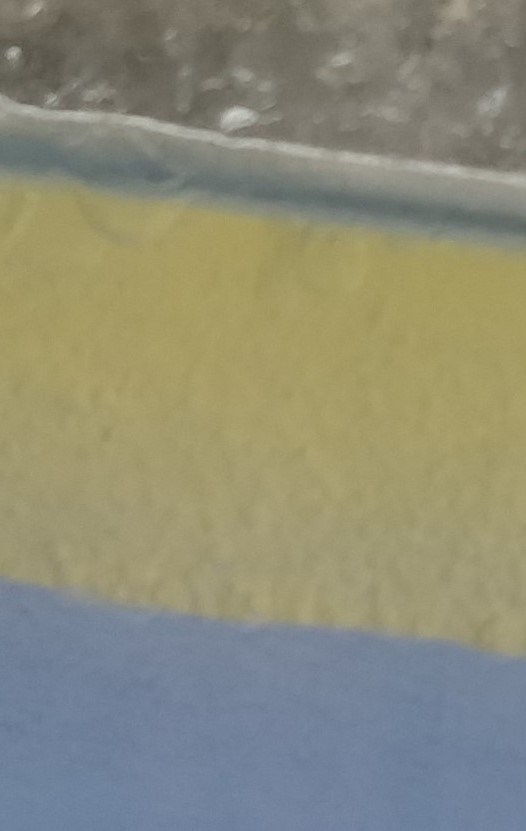
#> input picture Sobel Operator/Images/img1.jpg, 526 x 831 px, given in place of the camera
$ python edgedetection.py   (older library calls are emulated)
#> lines starting #> are read from the running program, lines starting #| are printed output that depends on the picture; after the words box and inside, x2 and y2 are one past the last pixel; in counts of white or black regions, pixels touching at a corner belong together
import cv2
import numpy as np

cap = cv2.VideoCapture(0)


while True:
    _,frame  = cap.read();
#> frame is the input picture: shape (831, 526, 3); mean B, G, R 120.2, 139.9, 140.4
    frame = cv2.cvtColor(frame, cv2.COLOR_BGR2GRAY)
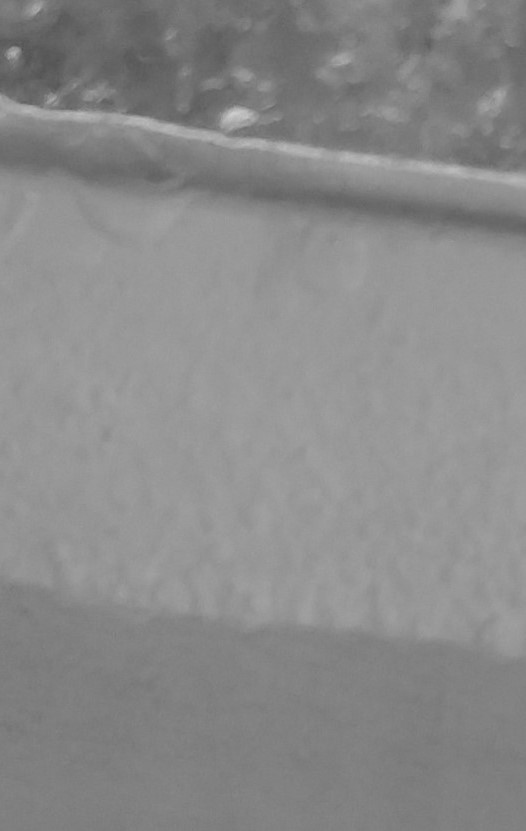
#> frame: shape (831, 526); min 82, max 205, mean 137.8
    blurred_frame = cv2.GaussianBlur(frame,(5,5),0)

    canny = cv2.Canny(blurred_frame,30,30)
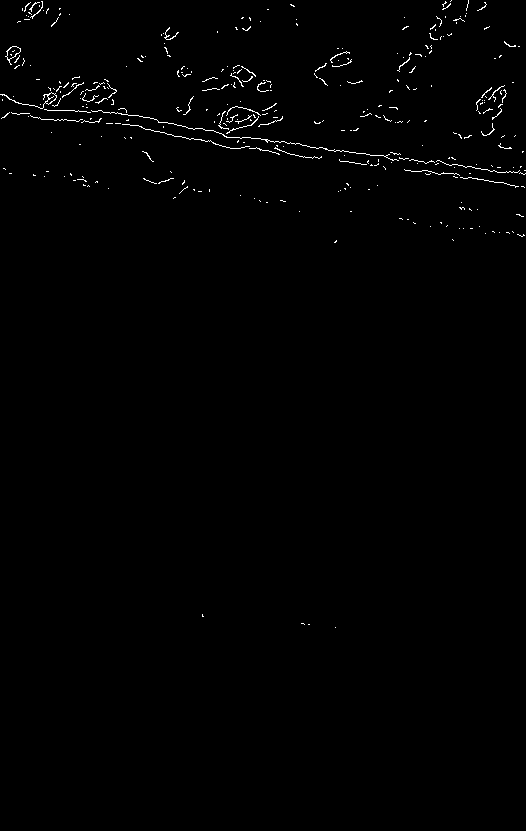
#> canny: shape (831, 526); 0.75% white in thin lines or dots, all inside (x1, y1, x2, y2) = (0, 0, 526, 628)
    # sobelx = cv2.Sobel(blurred_frame,cv2.CV_64F,1,0,ksize=5)
    # sobely = cv2.Sobel(blurred_frame, cv2.CV_64F, 0, 1, ksize=5)
    cv2.imshow('Frame',frame)
    cv2.imshow('Canny',canny)
    # cv2.imshow('SobelX',sobelx)
    # cv2.imshow('SobelY', sobely)

    k = cv2.waitKey(1)
#> (key Esc is pressed here)
    if k == 27:
        break

cap.release()
cv2.destroyAllWindows()

$ run again, on Sobel Operator/Images/img10.jpg
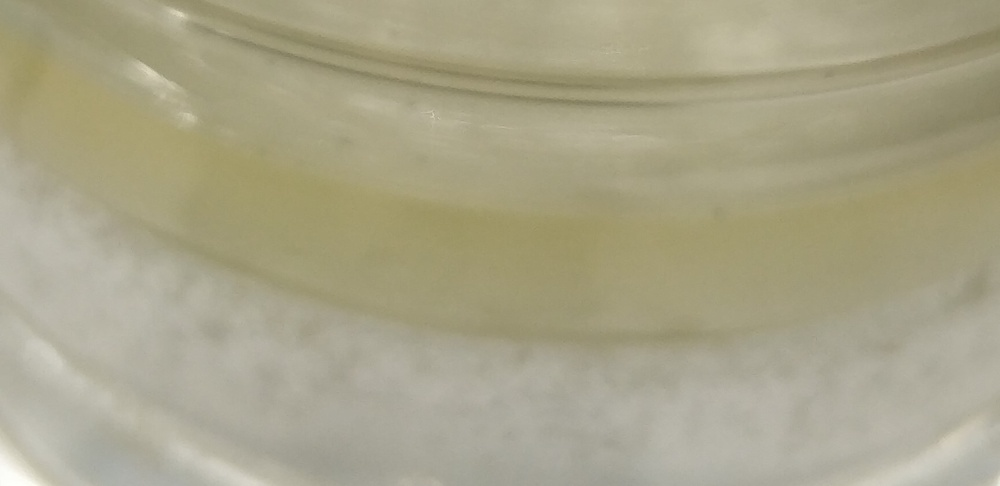
#> input picture Sobel Operator/Images/img10.jpg, 1000 x 486 px, shrunk from 1739 x 845 before the run, given in place of the camera
#> frame is the input picture: shape (486, 1000, 3); mean B, G, R 136.6, 163.5, 168.2
#> `frame = cv2.cvtColor(frame, cv2.COLOR_BGR2GRAY)`:
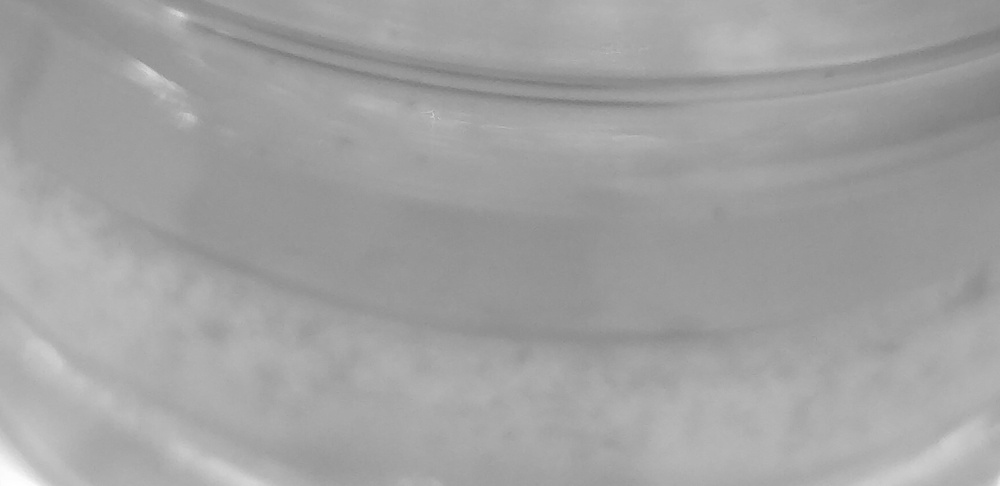
#> frame: shape (486, 1000); min 119, max 255, mean 161.8
#> `canny = cv2.Canny(blurred_frame,30,30)`:
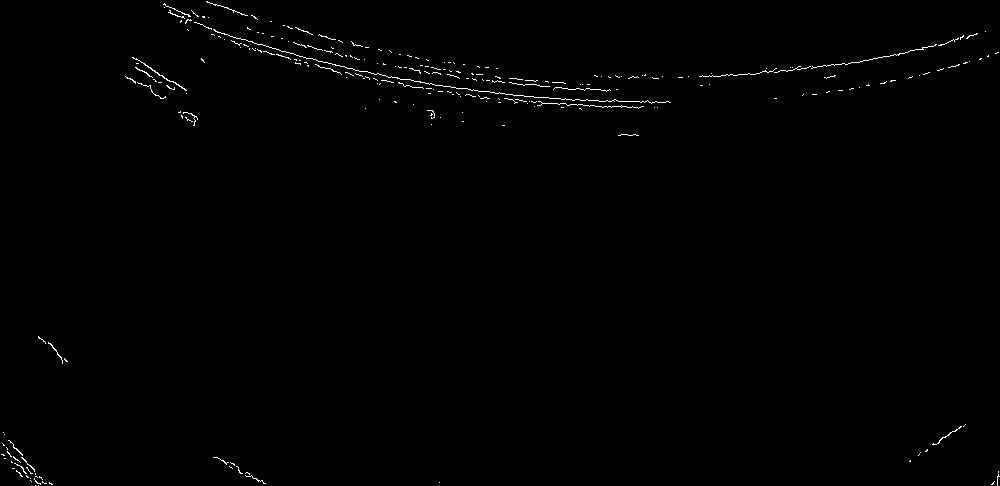
#> canny: shape (486, 1000); 0.56% white in thin lines or dots

$ run again, on Sobel Operator/Images/img2.jpg
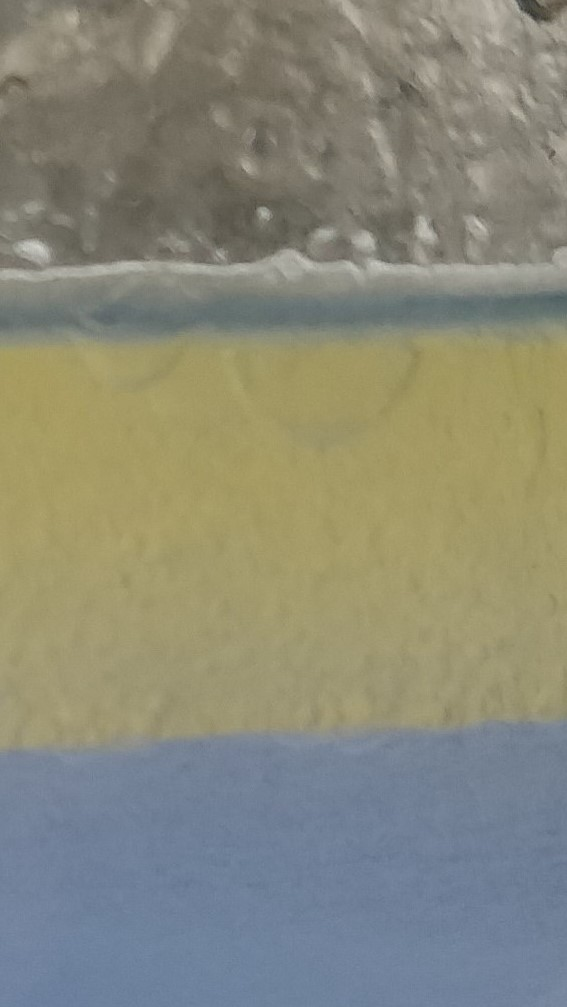
#> input picture Sobel Operator/Images/img2.jpg, 567 x 1007 px, given in place of the camera
#> frame is the input picture: shape (1007, 567, 3); mean B, G, R 121, 137.1, 137.1
#> `frame = cv2.cvtColor(frame, cv2.COLOR_BGR2GRAY)`:
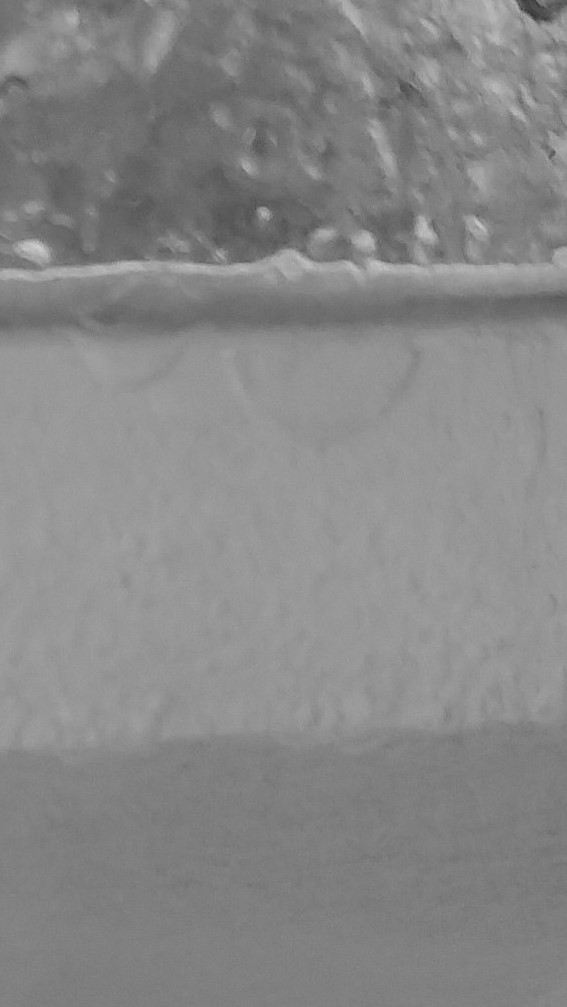
#> frame: shape (1007, 567); min 52, max 209, mean 135.2
#> `canny = cv2.Canny(blurred_frame,30,30)`:
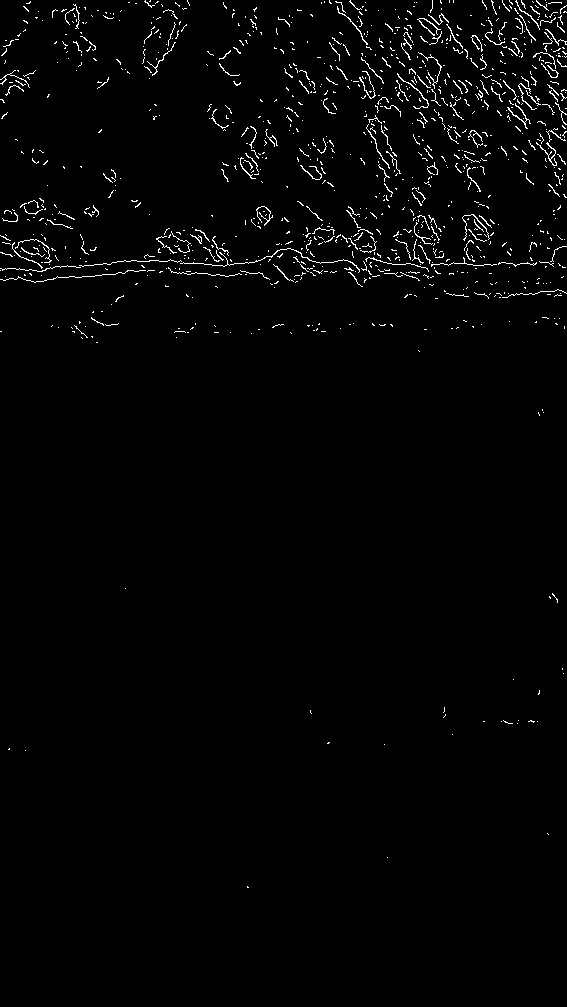
#> canny: shape (1007, 567); 1.7% white in thin lines or dots, all inside (x1, y1, x2, y2) = (0, 0, 567, 888)
